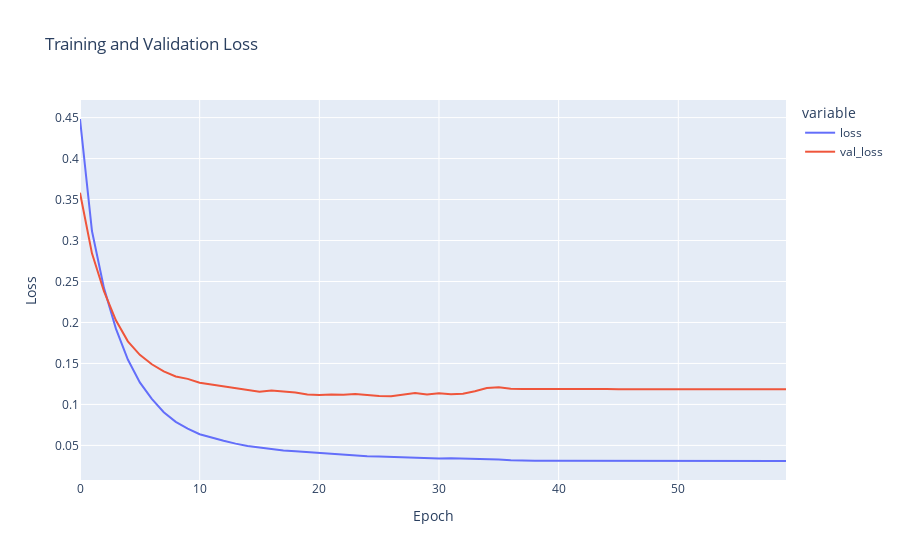

The notebook cell this image was saved under:
### Code cell
fig = px.line(
    history.history,
    y=['loss', 'val_loss'],
    labels={'index': "Epoch", 'value': "Loss"},
    title="Training and Validation Loss"
)

fig.show()

### Figure 1 — Plotly figure (JSON) as saved in the notebook; plotly's stock layout.template omitted (floating-point values rounded to 4 significant figures)
{"data": [{"hovertemplate": "variable=loss<br>Epoch=%{x}<br>Loss=%{y}<extra></extra>", "legendgroup": "loss", "line": {"color": "#636efa", "dash": "solid"}, "marker": {"symbol": "circle"}, "mode": "lines", "name": "loss", "orientation": "v", "showlegend": true, "type": "scatter", "x": [0, 1, 2, 3, 4, 5, 6, 7, 8, 9, 10, 11, 12, 13, 14, 15, 16, 17, 18, 19, 20, 21, 22, 23, 24, 25, 26, 27, 28, 29, 30, 31, 32, 33, 34, 35, 36, 37, 38, 39, 40, 41, 42, 43, 44, 45, 46, 47, 48, 49, 50, 51, 52, 53, 54, 55, 56, 57, 58, 59], "xaxis": "x", "y": [0.4483, 0.3116, 0.2422, 0.1925, 0.1547, 0.1269, 0.1067, 0.09044, 0.07867, 0.07055, 0.06365, 0.05935, 0.05564, 0.05215, 0.04915, 0.04745, 0.04548, 0.04385, 0.04279, 0.04184, 0.04012, 0.03951, 0.03855, 0.03787, 0.03668, 0.0364, 0.0358, 0.0351, 0.03469, 0.03459, 0.03385, 0.0342, 0.03404, 0.03363, 0.0328, 0.0327, 0.032, 0.03146, 0.0314, 0.03134, 0.03137, 0.03126, 0.03122, 0.03119, 0.03115, 0.03117, 0.03108, 0.031, 0.03099, 0.03098, 0.03098, 0.03098, 0.03097, 0.03097, 0.03097, 0.03096, 0.03095, 0.03095, 0.03095, 0.03095], "yaxis": "y"}, {"hovertemplate": "variable=val_loss<br>Epoch=%{x}<br>Loss=%{y}<extra></extra>", "legendgroup": "val_loss", "line": {"color": "#EF553B", "dash": "solid"}, "marker": {"symbol": "circle"}, "mode": "lines", "name": "val_loss", "orientation": "v", "showlegend": true, "type": "scatter", "x": [0, 1, 2, 3, 4, 5, 6, 7, 8, 9, 10, 11, 12, 13, 14, 15, 16, 17, 18, 19, 20, 21, 22, 23, 24, 25, 26, 27, 28, 29, 30, 31, 32, 33, 34, 35, 36, 37, 38, 39, 40, 41, 42, 43, 44, 45, 46, 47, 48, 49, 50, 51, 52, 53, 54, 55, 56, 57, 58, 59], "xaxis": "x", "y": [0.3584, 0.2844, 0.2382, 0.2027, 0.177, 0.1605, 0.149, 0.1402, 0.1342, 0.1311, 0.1264, 0.1243, 0.1224, 0.1196, 0.1175, 0.1155, 0.117, 0.1157, 0.1146, 0.1121, 0.1116, 0.1121, 0.1118, 0.1126, 0.1111, 0.1102, 0.1099, 0.1118, 0.1139, 0.1121, 0.1136, 0.1123, 0.1132, 0.116, 0.1199, 0.121, 0.1193, 0.1188, 0.1189, 0.1191, 0.119, 0.1193, 0.1192, 0.1191, 0.1188, 0.1187, 0.1185, 0.1185, 0.1185, 0.1184, 0.1184, 0.1185, 0.1185, 0.1185, 0.1185, 0.1184, 0.1184, 0.1184, 0.1184, 0.1184], "yaxis": "y"}], "layout": {"legend": {"title": {"text": "variable"}, "tracegroupgap": 0}, "title": {"text": "Training and Validation Loss"}, "xaxis": {"anchor": "y", "domain": [0, 1], "title": {"text": "Epoch"}}, "yaxis": {"anchor": "x", "domain": [0, 1], "title": {"text": "Loss"}}}}
